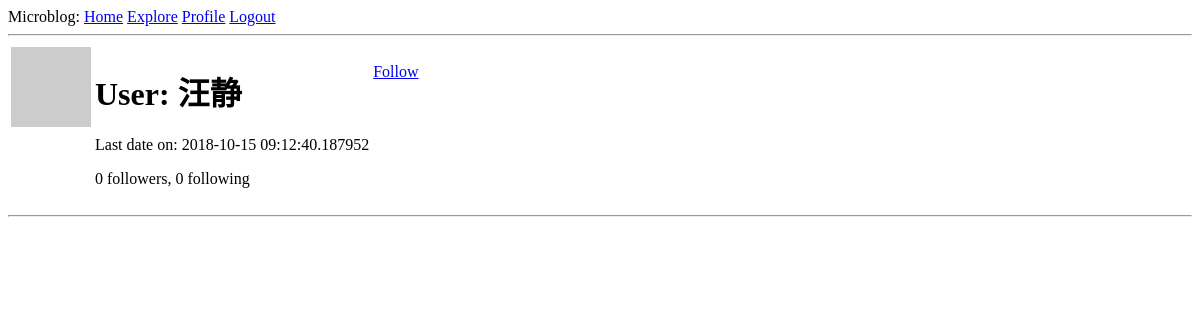
The app's page /user/汪静 (signed in), older data.
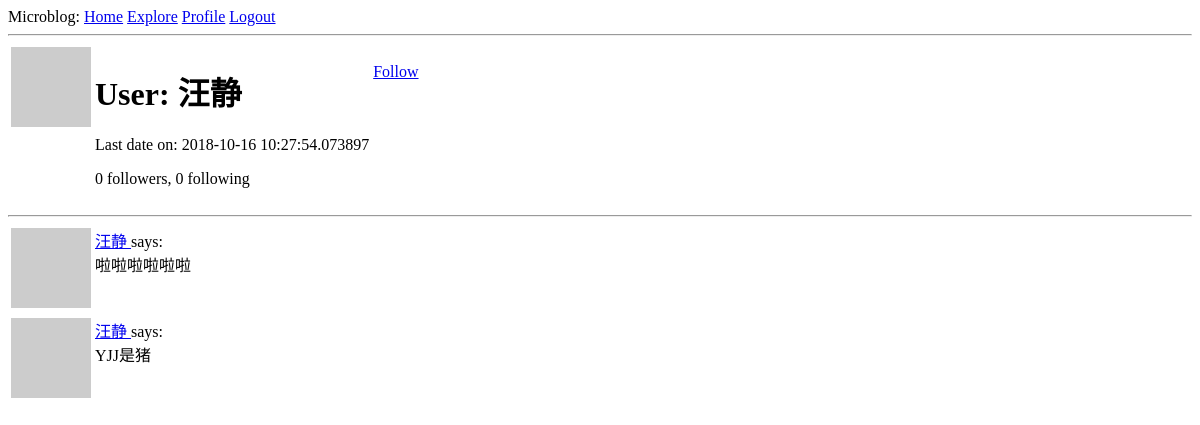
The same page, newer data.
### app/models.py (models this page shows, shortened)
class User(UserMixin, db.Model):
    id = db.Column(db.Integer, primary_key=True)
    username = db.Column(db.String(64), index=True, unique=True)
    email = db.Column(db.String(128), index=True, unique=True)
    password_hash = db.Column(db.String(128))
    posts = db.relationship('Post', backref='author', lazy='dynamic')
    about_me = db.Column(db.String(140))
    last_date = db.Column(db.DateTime, default=datetime.utcnow)
    followed = db.relationship(
        'User', secondary=followers,
        primaryjoin=(followers.c.follower_id == id),
        secondaryjoin=(followers.c.followed_id == id),
        backref=db.backref('followers', lazy='dynamic'), lazy='dynamic'
    )
    def avatar(self, size):
        digest = hashlib.md5(self.email.lower().encode('utf-8')).hexdigest()
        return 'https://www.gravatar.com/avatar/{}?d=identicon&s={}'.format(digest, size)
    def is_following(self, user):
        return self.followed.filter(followers.c.followed_id == user.id).count() > 0
    @login.user_loader
    def load_user(id):
        return User.query.get(int(id))

class Post(db.Model):
    id = db.Column(db.Integer, primary_key=True)
    body = db.Column(db.String(140))
    timestamp = db.Column(db.DateTime, index=True, default=datetime.utcnow)
    user_id = db.Column(db.Integer, db.ForeignKey('user.id'))

### app/routes.py (the view)
@app.route('/user/<username>')
@login_required
def user(username):
    user = User.query.filter_by(username=username).first_or_404()
    page = request.args.get('page', 1, type=int)
    posts = user.posts.order_by(Post.timestamp.desc()).paginate(
        page, app.config['POSTS_PER_PAGE'], False)
    next_url = url_for('user', username=user.username, page=posts.next_num) \
        if posts.has_next else None
    prev_url = url_for('user', username=user.username, page=posts.prev_num) \
        if posts.has_prev else None
    return render_template('user.html', user=user, posts=posts.items,
                           next_url=next_url, prev_url=prev_url)

### app/routes.py (called while the page is built)
@app.before_request
def before_request():
    if current_user.is_authenticated:
        current_user.last_date = datetime.utcnow()
        db.session.commit()

### app/templates/user.html (shortened to what this page needs)
{% extends "base.html" %}
{% block content %}
    <table>
    <tr valign="top">
        <td><img src="{{ user.avatar(128) }}"></td>
        <td>
            <h1>User: {{ user.username }}</h1>
        {% if user.last_date %}<p>Last date on: {{ user.last_date }}</p>{% endif %}
        <p>{{ user.followers.count() }} followers, {{ user.followed.count() }} following</p>
        </td>
    <td>
        {% if user == current_user %}
        <p><a href="{{ url_for('edit_profile') }}">Edit your profile</a></p>
            {% elif not current_user.is_following(user) %}
        <p><a href="{{ url_for('follow', username=user.username) }}">Follow</a></p>
        {% else %}
        <p><a href="{{ url_for('unfollow', username=user.username) }}">Unfollow</a></p>
        {% endif %}
    </td>
    </tr>
    </table>
<hr>
{% for post in posts %}
    {% include '_post.html' %}
{% endfor %}
{% endblock %}

### app/templates/_post.html
<table>
    <tr valign="top">
        <td>
            <img src="{{ post.author.avatar(36) }}">
        </td>
        <td>
            <a href="{{ url_for('user', username=post.author.username) }}">
                    {{ post.author.username }}
                </a>
                says:<br>{{ post.body }}
        </td>
    </tr>
</table>

Row changes from the older to the newer data that the page shows:
changed User "汪静": last_date "2018-10-15 09:12:40.187952" → "2018-10-16 10:27:54.073897"
added Post: author.username "汪静", body "啦啦啦啦啦啦"
added Post: author.username "汪静", body "YJJ是猪"
